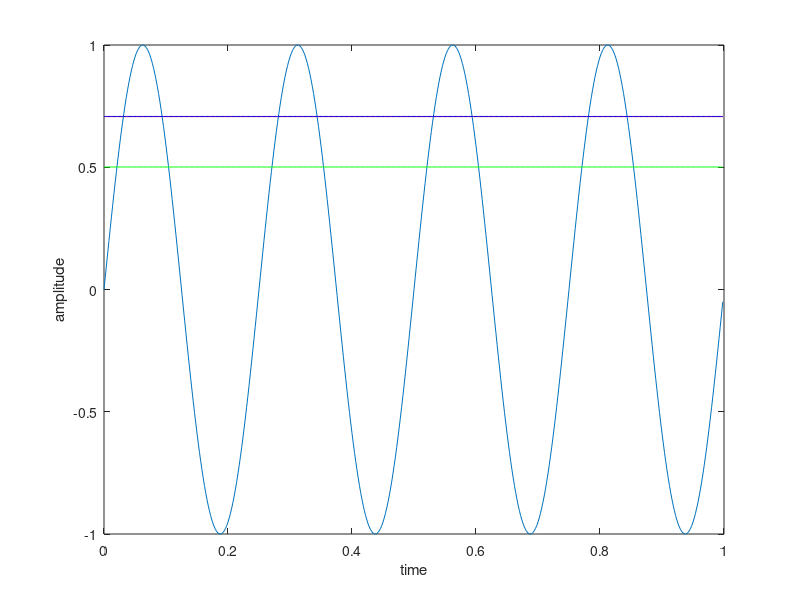

This chart was generated by the following MATLAB code: (Note: this script raises an error after producing the figure.)
f=4;
A=1;
N=500;
fs=500;
x=(0:N-1)/fs;
y=A*sin(2*pi*f*x);
y1=rms(y);
y2=std(y);
y3=var(y);
figure(1);
plot(x,y)
xlabel('time')
ylabel('amplitude')
hold on
plot(x,y1*ones(1,N),'r')
plot(x,y2*ones(1,N),'b')
plot(x,y3*ones(1,N),'g')
hold off

data=left(1,:);
Y1=rms(data);
Y2=std(data);
Y3=var(data);
fs2=2048;
N2=length(data);
x2=(0:N2-1)/fs2;
figure(2)
plot(x2,data);
xlabel('time')
ylabel('amplitude')
hold on;
plot(x2,Y1*ones(1,N2),'r')
plot(x2,Y2*ones(1,N2),'b')
plot(x2,Y3*ones(1,N2),'g')
hold off;


RMS=1:19;
for i=1:19
    RMS(i)=rms(left(i,:))
end

STD=1:19;
for i=1:19
    STD(i)=std(left(i,:))
end

figure(3)
bar(RMS) 
xlabel('channel')
ylabel('RMS value')
hold on
plot(STD)
hold off 



